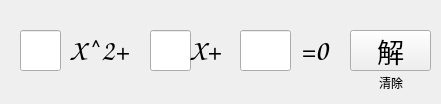
   <widget class="QWidget" name="tab_15">
    <attribute name="title">
     <string>一元二次</string>
    </attribute>
    <widget class="QLineEdit" name="X21">
     <property name="geometry">
      <rect>
       <x>20</x>
       <y>30</y>
       <width>41</width>
       <height>41</height>
      </rect>
     </property>
     <property name="font">
      <font>
       <family>Arial Unicode MS</family>
       <pointsize>22</pointsize>
      </font>
     </property>
    </widget>
    <widget class="QLabel" name="label_5">
     <property name="geometry">
      <rect>
       <x>300</x>
       <y>30</y>
       <width>41</width>
       <height>41</height>
      </rect>
     </property>
     <property name="font">
      <font>
       <family>Comic Sans MS</family>
       <pointsize>22</pointsize>
      </font>
     </property>
     <property name="text">
      <string>=0</string>
     </property>
    </widget>
    <widget class="QPushButton" name="X2">
     <property name="geometry">
      <rect>
       <x>350</x>
       <y>30</y>
       <width>81</width>
       <height>41</height>
      </rect>
     </property>
     <property name="font">
      <font>
       <family>华文细黑</family>
       <pointsize>20</pointsize>
      </font>
     </property>
     <property name="text">
      <string>解</string>
     </property>
    </widget>
    <widget class="QLineEdit" name="X22">
     <property name="geometry">
      <rect>
       <x>150</x>
       <y>30</y>
       <width>41</width>
       <height>41</height>
      </rect>
     </property>
     <property name="font">
      <font>
       <family>Arial Unicode MS</family>
       <pointsize>22</pointsize>
      </font>
     </property>
    </widget>
    <widget class="QLabel" name="label_6">
     <property name="geometry">
      <rect>
       <x>70</x>
       <y>30</y>
       <width>81</width>
       <height>41</height>
      </rect>
     </property>
     <property name="font">
      <font>
       <family>Comic Sans MS</family>
       <pointsize>22</pointsize>
      </font>
     </property>
     <property name="text">
      <string>X^2+</string>
     </property>
    </widget>
    <widget class="QLineEdit" name="X23">
     <property name="geometry">
      <rect>
       <x>240</x>
       <y>30</y>
       <width>51</width>
       <height>41</height>
      </rect>
     </property>
     <property name="font">
      <font>
       <family>Arial Unicode MS</family>
       <pointsize>22</pointsize>
      </font>
     </property>
    </widget>
    <widget class="QLabel" name="label_7">
     <property name="geometry">
      <rect>
       <x>190</x>
       <y>30</y>
       <width>41</width>
       <height>41</height>
      </rect>
     </property>
     <property name="font">
      <font>
       <family>Comic Sans MS</family>
       <pointsize>22</pointsize>
      </font>
     </property>
     <property name="text">
      <string>X+</string>
     </property>
    </widget>
    <widget class="QPushButton" name="CLR2">
     <property name="geometry">
      <rect>
       <x>350</x>
       <y>70</y>
       <width>82</width>
       <height>25</height>
      </rect>
     </property>
     <property name="text">
      <string>清除</string>
     </property>
     <property name="flat">
      <bool>true</bool>
     </property>
    </widget>
   </widget>
